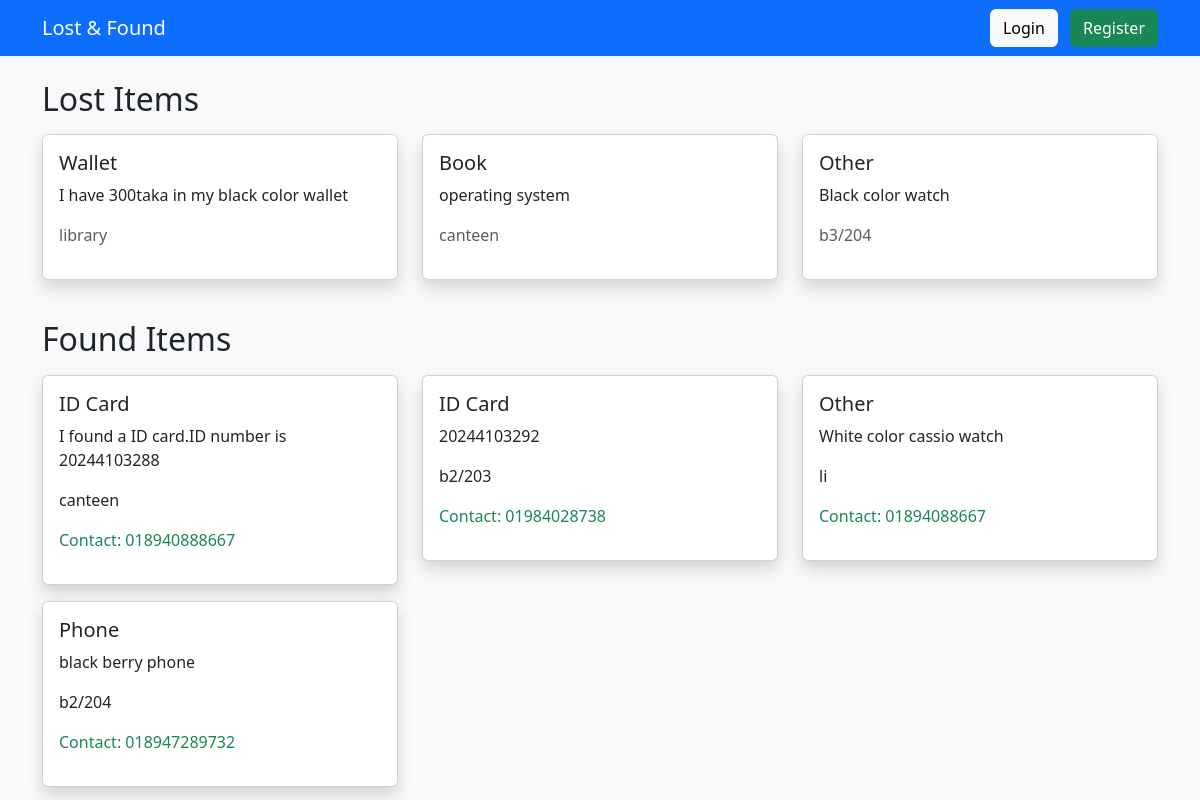
Screenshot of /view/ with the database file from the repository.
### lostfound/models.py (models this page shows, shortened)
class LostItem(models.Model):
    user = models.ForeignKey(User, on_delete=models.CASCADE, null=True)

class FoundItem(models.Model):
    TYPE_CHOICES = [
        ('ID Card', 'ID Card'),
        ('Wallet', 'Wallet'),
        ('Book', 'Book'),
        ('Phone', 'Phone'),
        ('Other', 'Other'),
    ]
    type = models.CharField(max_length=50, choices=TYPE_CHOICES)
    description = models.TextField()
    location = models.CharField(max_length=200)
    contact = models.CharField(max_length=50)
    email = models.EmailField()
    user = models.ForeignKey(User, on_delete=models.CASCADE, null=True)

### lostfound/views.py (the view)
# urls.py: path('view/', views.view_items, name='view_items'),
def view_items(request):
    lost_items = LostItem.objects.all()
    found_items = FoundItem.objects.all()
    return render(request, 'view_items.html', {
        'lost_items': lost_items,
        'found_items': found_items
    })

### lostfound/templates/view_items.html
{% extends 'base.html' %}
{% block content %}
<h2 class="mb-3">Lost Items</h2>
<div class="row">
{% for item in lost_items %}
<div class="col-md-4">
<div class="card shadow mb-3">
<div class="card-body">
<h5>{{ item.type }}</h5>
<p>{{ item.description }}</p>
<p class="text-muted">{{ item.location }}</p>
</div>
</div>
</div>
{% endfor %}
</div>
<h2 class="mb-3 mt-4">Found Items</h2>
<div class="row">
{% for item in found_items %}
<div class="col-md-4">
<div class="card shadow mb-3">
<div class="card-body">
<h5>{{ item.type }}</h5>
<p>{{ item.description }}</p>
<p>{{ item.location }}</p>
<p class="text-success">
Contact: {{ item.contact }}
</p>
</div>
</div>
</div>
{% endfor %}
</div>
{% endblock %}

### lostfound/templates/base.html (shortened to what this page needs)
<!DOCTYPE html>
<html>
<head>
    <link href="https://cdn.jsdelivr.net/npm/bootstrap@5.3.3/dist/css/bootstrap.min.css" rel="stylesheet">
</head>
<body class="bg-light">
<nav class="navbar navbar-dark bg-primary">
<div class="container">
<a class="navbar-brand" href="/">Lost & Found</a>
<div class="ms-auto">
{% if user.is_authenticated %}
<span class="text-white me-3">Hello, {{ user.username }}</span>
<a class="btn btn-info me-2" href="/my-items/">My Items</a>
<a class="btn btn-danger" href="/logout/">Logout</a>
{% else %}
<a class="btn btn-light me-2" href="/login/">Login</a>
<a class="btn btn-success" href="/register/">Register</a>
{% endif %}
</div>
</div>
</nav>
<div class="container mt-4">
{% block content %}
{% endblock %}
</div>
</body>
</html>

### rows the page displays
LostItem: type "Wallet", description "I have 300taka in my black color wallet", location "library"
LostItem: type "Book", description "operating system", location "canteen"
LostItem: type "Other", description "Black color watch", location "b3/204"
FoundItem: type "ID Card", description "I found a ID card.ID number is 20244103288", location "canteen", contact "018940888667"
FoundItem: type "ID Card", description "20244103292", location "b2/203", contact "01984028738"
FoundItem: type "Other", description "White color cassio watch", location "li", contact "01894088667"
FoundItem: type "Phone", description "black berry phone", location "b2/204", contact "018947289732"
